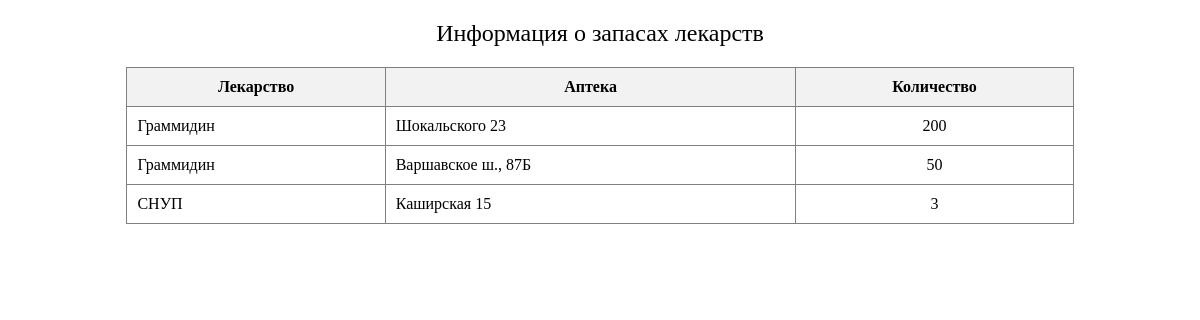
Page /stock on the earlier database version.
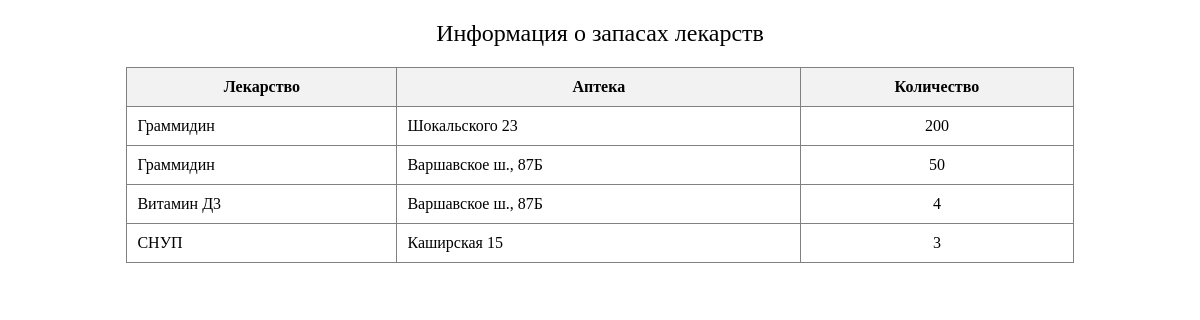
Same page on the later database version.
### stockinfo/models.py (models this page shows, shortened)
class Stock(models.Model):
    pharmacy = models.ForeignKey(Pharmacy, on_delete=models.CASCADE, verbose_name='Аптека')
    medicine = models.ForeignKey(Medicine, on_delete=models.CASCADE, verbose_name='Лекарство')
    quantity = models.IntegerField(verbose_name='Количество')
    class Meta:
        verbose_name_plural = 'Запасы'
        verbose_name = 'Запас'
        ordering = ['-quantity']

class Medicine(models.Model):
    name = models.CharField(max_length=255, verbose_name='Название лекарства')
    dosage = models.CharField(max_length=255, verbose_name='Дозировка')
    quantity = models.IntegerField(verbose_name='Количество')
    manufacturer = models.CharField(max_length=255, verbose_name='Производитель')
    prescription_required = models.CharField(max_length=255, verbose_name='Условия отпуска')
    category = models.CharField(max_length=255, verbose_name='Категория')
    price = models.FloatField(null=True, blank=True, verbose_name='Цена')
    def __str__(self):
        return self.name
    class Meta:
        verbose_name_plural = 'Лекарства'
        verbose_name = 'Лекарство'
        ordering = ['name']

class Pharmacy(models.Model):
    address = models.CharField(max_length=255, verbose_name='Адрес аптеки')
    number = models.IntegerField(verbose_name='Номер аптеки')
    metro_station = models.CharField(max_length=255, verbose_name='Ближайшее метро')
    def __str__(self):
        return self.address
    class Meta:
        verbose_name_plural = 'Аптеки'
        verbose_name = 'Аптека'
        ordering = ['address']

### stockinfo/views.py (the view)
# urls.py: path('stock', views.stocks)
def stocks(request):
    stock = Stock.objects.all()
    return render(request, "stockinfo/stock.html", {
        'var_stock' : stock,
    })

### stockinfo/templates/stockinfo/stock.html (shortened to what this page needs)
<!DOCTYPE html>
<html lang="ru">
<head>
</head>
<body>
    <div align="center" style="font-size: 24px; margin: 20px">Информация о запасах лекарств</div>
    <table align="center" border="1" cellpadding="10" cellspacing="0" style="border-collapse: collapse; width: 80%; margin-bottom: 20px;">
        <thead>
            <tr>
                <th style="background-color: #f2f2f2;">Лекарство</th>
                <th style="background-color: #f2f2f2;">Аптека</th>
                <th style="background-color: #f2f2f2;">Количество</th>
            </tr>
        </thead>
        <tbody>
            {% for stock in var_stock %}
                <tr>
                    <td>{{ stock.medicine }}</td>
                    <td>{{ stock.pharmacy }}</td>
                    <td align="center">{{ stock.quantity }}</td>
                </tr>
            {% endfor %}
        </tbody>
    </table>
</body>
</html>

Differences in the rows shown:
added Stock: medicine "Витамин Д3", pharmacy "Варшавское ш., 87Б", quantity "4"
